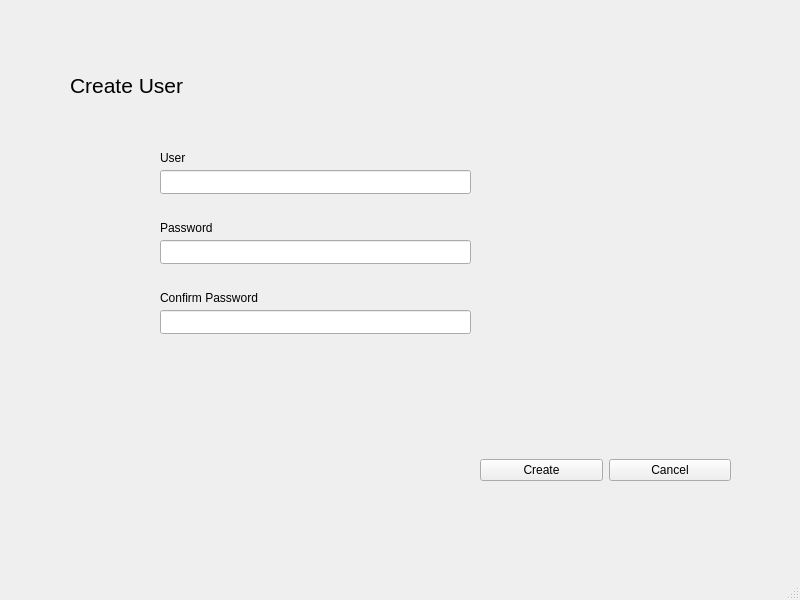
<?xml version="1.0" encoding="UTF-8"?>
<ui version="4.0">
 <class>CreateUser</class>
 <widget class="QMainWindow" name="CreateUser">
  <property name="geometry">
   <rect>
    <x>0</x>
    <y>0</y>
    <width>800</width>
    <height>600</height>
   </rect>
  </property>
  <property name="windowTitle">
   <string>MainWindow</string>
  </property>
  <widget class="QWidget" name="centralwidget">
   <widget class="QWidget" name="horizontalLayoutWidget">
    <property name="geometry">
     <rect>
      <x>480</x>
      <y>440</y>
      <width>251</width>
      <height>61</height>
     </rect>
    </property>
    <layout class="QHBoxLayout" name="horizontalLayout">
     <item>
      <widget class="QPushButton" name="button_create_user">
       <property name="text">
        <string>Create</string>
       </property>
      </widget>
     </item>
     <item>
      <widget class="QPushButton" name="button_cancel">
       <property name="text">
        <string>Cancel</string>
       </property>
      </widget>
     </item>
    </layout>
   </widget>
   <widget class="QLineEdit" name="edit_user">
    <property name="geometry">
     <rect>
      <x>160</x>
      <y>170</y>
      <width>311</width>
      <height>24</height>
     </rect>
    </property>
   </widget>
   <widget class="QLineEdit" name="edit_password">
    <property name="geometry">
     <rect>
      <x>160</x>
      <y>240</y>
      <width>311</width>
      <height>24</height>
     </rect>
    </property>
    <property name="echoMode">
     <enum>QLineEdit::Password</enum>
    </property>
   </widget>
   <widget class="QLineEdit" name="edit_confirm_password">
    <property name="geometry">
     <rect>
      <x>160</x>
      <y>310</y>
      <width>311</width>
      <height>24</height>
     </rect>
    </property>
    <property name="echoMode">
     <enum>QLineEdit::Password</enum>
    </property>
   </widget>
   <widget class="QLabel" name="label_user">
    <property name="geometry">
     <rect>
      <x>160</x>
      <y>150</y>
      <width>55</width>
      <height>16</height>
     </rect>
    </property>
    <property name="text">
     <string>User</string>
    </property>
   </widget>
   <widget class="QLabel" name="label_password">
    <property name="geometry">
     <rect>
      <x>160</x>
      <y>220</y>
      <width>71</width>
      <height>16</height>
     </rect>
    </property>
    <property name="text">
     <string>Password</string>
    </property>
   </widget>
   <widget class="QLabel" name="label_confirm_password">
    <property name="geometry">
     <rect>
      <x>160</x>
      <y>290</y>
      <width>131</width>
      <height>16</height>
     </rect>
    </property>
    <property name="text">
     <string>Confirm Password</string>
    </property>
   </widget>
   <widget class="QLabel" name="label_title">
    <property name="geometry">
     <rect>
      <x>70</x>
      <y>70</y>
      <width>181</width>
      <height>31</height>
     </rect>
    </property>
    <property name="font">
     <font>
      <pointsize>16</pointsize>
      <weight>50</weight>
      <bold>false</bold>
     </font>
    </property>
    <property name="text">
     <string>Create User</string>
    </property>
   </widget>
  </widget>
  <widget class="QMenuBar" name="menubar">
   <property name="geometry">
    <rect>
     <x>0</x>
     <y>0</y>
     <width>800</width>
     <height>25</height>
    </rect>
   </property>
  </widget>
  <widget class="QStatusBar" name="statusbar"/>
 </widget>
 <resources/>
 <connections/>
</ui>
